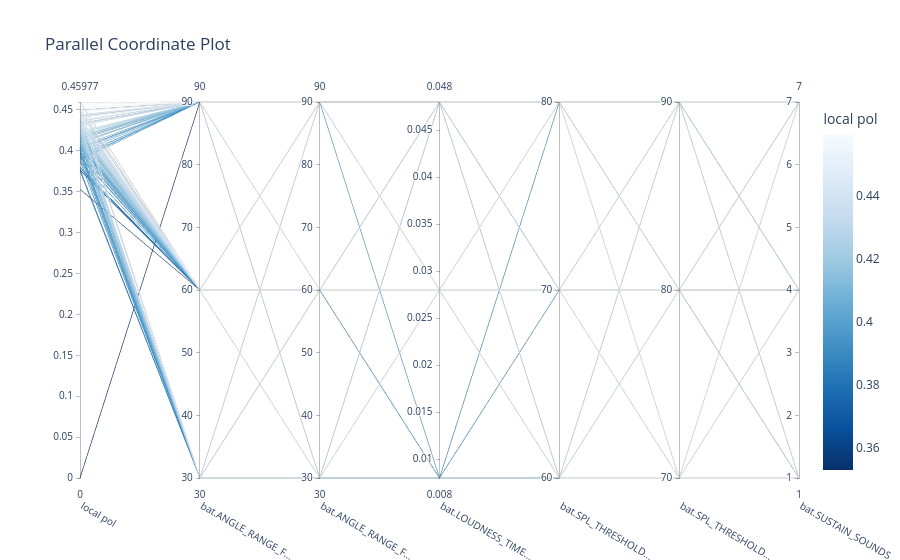

Write notebook code for a chart like this one.
### Code cell
%matplotlib ipympl
fig = plot_parallel_coordinate(study, target=lambda t: t.values[1], target_name="local pol")
fig.show()

### Figure 1 — Plotly figure (JSON) as saved in the notebook; plotly's stock layout.template omitted (floating-point values rounded to 4 significant figures; data arrays with more than 128 entries replaced by an {"elided": "..."} marker saying what was removed)
{"data": [{"dimensions": [{"label": "local pol", "range": [null, 0.4598], "values": {"elided": "750 float values"}}, {"label": "bat.ANGLE_RANGE_F...", "range": [30, 90], "values": {"elided": "750 int values"}}, {"label": "bat.ANGLE_RANGE_F...", "range": [30, 90], "values": {"elided": "750 int values"}}, {"label": "bat.LOUDNESS_TIME...", "range": [0.008, 0.048], "values": {"elided": "750 float values"}}, {"label": "bat.SPL_THRESHOLD...", "range": [0, 2], "ticktext": [60, 70, 80], "tickvals": [0, 1, 2], "values": {"elided": "750 int values"}}, {"label": "bat.SPL_THRESHOLD...", "range": [0, 2], "ticktext": [70, 80, 90], "tickvals": [0, 1, 2], "values": {"elided": "750 int values"}}, {"label": "bat.SUSTAIN_SOUNDS", "range": [1, 7], "values": {"elided": "750 int values"}}], "labelangle": 30, "labelside": "bottom", "line": {"color": {"elided": "750 float values"}, "colorbar": {"title": {"text": "local pol"}}, "colorscale": [[0, "rgb(247,251,255)"], [0.125, "rgb(222,235,247)"], [0.25, "rgb(198,219,239)"], [0.375, "rgb(158,202,225)"], [0.5, "rgb(107,174,214)"], [0.625, "rgb(66,146,198)"], [0.75, "rgb(33,113,181)"], [0.875, "rgb(8,81,156)"], [1, "rgb(8,48,107)"]], "reversescale": true, "showscale": true}, "type": "parcoords"}], "layout": {"title": {"text": "Parallel Coordinate Plot"}}}
